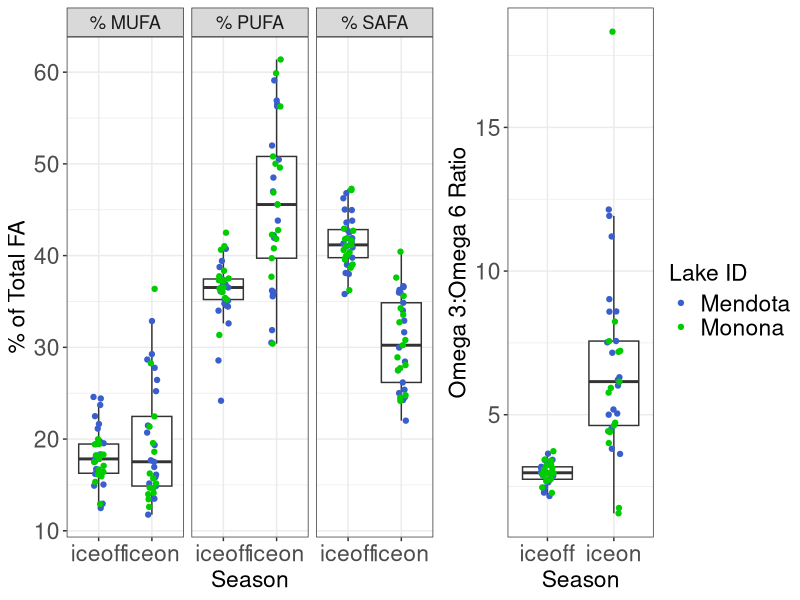
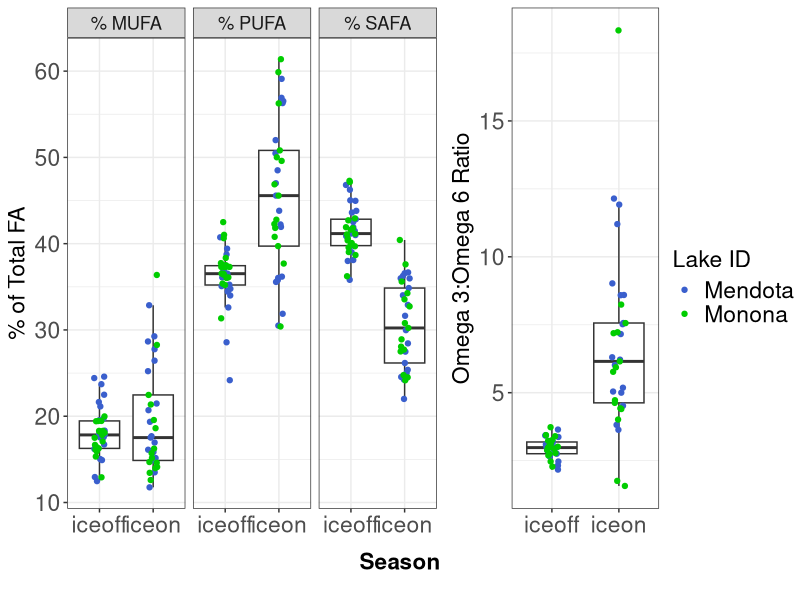

The R source for these figures, in order: (Note: this script raises an error after producing the figures.)
# ============================================================== #
## ========================= OVERVIEW ========================= ##
# ============================================================== #

# Looking at iceon/iceoff community FA profiles
# Only using Lakes Mendota and Monona from LTER,
# as they have equivalent iceon/iceoff paired data
# Using AG PLoS paper FA dataset, with some aggregation/crosswalking
# to match LTER data.

# ============================================================== #
## =================== DATA WRANGLING STEPS =================== ##
# ============================================================== #

# 1) LTER data - read in, format dates, keep only ME/MO
# 2) read in iceon/iceoff data (ecology letters paper)
# 3) tag LTER data with season, keep only iceon/iceoff
# 4) aggregate LTER samples to month (mean taxa biomass by lake/year/month)
# 5) identify genera <5% of any sample - remove these genera
# 6) calculate dry weight (20% of wet weight)
# 7) read in FA PLoS data - keep freshwater, proportion data
# --> 7.5) fix FA/LTER group/division matches (see crosswalk.xlsx)
# 8) aggregate FA to genus and division level profiles
# 9) aggregate biomass to genus level
# 10) tag LTER data with whether has matching division/Group or genus in FA data
# 11) merge LTER with FA data (genus, division, NA matches)
# 12) weight FA data by biomass dry weight / total biomass 
#     (genus-level FA, independent of biomass)
# 13) aggregated weighted to community level 
# 14) plotted MUFA/PUFA/SAFA by Lake & Season; plotted Omega3:6 by Lake & Season
# 15) read in FA Secchi data and plot PUFA/SAFA ~ Secchi



# ============================================================== #
## ====================== SCRIPT BEGINS ======================= ##
# ============================================================== #

#load packages
library(dplyr)
library(reshape2)
library(tidyr)
library(lubridate)
library(vegan)
library(RColorBrewer)
library(ggplot2)
library(ggpubr)
library(grid)
library(gridExtra)


# read in LTER phyto data -------------------------------------------------


#read in, format dates so can stack ok 

madison <- read.csv("../Data/ntl88_v7.csv", stringsAsFactors = FALSE) %>%
  mutate(date = as.Date(sampledate, format = "%m/%d/%Y")) %>%
  select(-sampledate)

#only madison lakes have matching iceon/iceoff data
lter_lakes <- madison %>%
  filter(lakeid %in% c("MO", "ME"))

#keep only necessary files
lter_lakes <- lter_lakes %>%
  mutate(month = month(date),
         year = year(date)) %>%
  select(lakeid, year, month, date, sta, depth_range,
         division, genus, taxa_name, biomass_conc)

# NOTE, from LTER:
# "Biovolume concentrations are then computed by mulitplying the average cell
# biovolume by the cell densities in the water sample. Note that one million
# cubicMicrometers of biovolume PerMilliliter of water are equal to a biovolume
# concentration of one cubicMillimeterPerMilliliter. Assuming a cell density
# equal to water, a cubicMillimeterPerMilliliter of biovolume converts to a
# biomass concentration of one milligramPerLiter."
# https://lter.limnology.wisc.edu/dataset/north-temperate-lakes-lter-phytoplankton-madison-lakes-area-1995-current

# SP: When we assume density of 1g/mL for phyto cells then we get units of mg/L
# according to the LTER metadata. Then multiplying by (0.2 mg dry)/(1 mg wet) we
# end up with mg/L dry weight.


# read in under ice data, for ice on/off timing ---------------------------

seasons_orig <- read.csv("../Data/under_ice_data.csv", stringsAsFactors = FALSE)

#keep only wisconsin, cols of interest, make start and end full dates
seasons_wisc <- seasons_orig %>%
  filter(lakeregloc == "Wisconsin") %>%
  select(year, season, lakename, lakeregloc,
         startday, startmonth, startyear,
         endday, endmonth, endyear) %>% #,
  #iceduration, periodn, photicdepth,
  #icedepth, snowdepth, airtemp) %>%
  mutate(startmonum = match(startmonth, month.abb),
         endmonum = match(endmonth, month.abb)) %>%
  mutate(startdate = paste(startyear, startmonum, startday, sep = "-"),
         enddate = paste(endyear, endmonum, endday, sep = "-"))

#unique(seasons_wisc$lakename)
#unique(lter_lakes$lakeid) %>% sort()

#make lakeid to match
seasons_lakes <- seasons_wisc %>%
  mutate(lakeid = ifelse(lakename == "Lake Mendota", "ME", NA),
         lakeid = ifelse(lakename == "Lake Monona", "MO", lakeid)) %>%
  select(season, lakeid, year, startdate, enddate) %>%
  filter(lakeid %in% c("ME", "MO"))

# Note: we are losing the 2014/2015/2016 data by using this to subset
# we may want to go back to raw LTER ice data to get 2014/2015/2016 iceon/iceoff dates



# LTER ice duration data (for seasons) ------------------------------------


#this gets the ice, but we don't have the summer stratified period
#(which is problematic...)

#read in LTER ice duration data
duration <- read.csv("../Data/ntl33_v4.csv", stringsAsFactors = FALSE)

#look like what we need
head(duration)

#keep only relevant info
duration_relevant <- duration %>%
  #only interested in Mendota, Monona
  filter(lakeid %in% c("ME", "MO")) %>%
  #can narrow down year range
  filter(year4 >= 1990)

#not sure what to do about this



# tag data with season ----------------------------------------------------


lter_dates_only <- lter_lakes %>%
  select(lakeid, year, date) %>%
  unique() %>%
  rename(sample_year = year) %>%
  arrange(lakeid, sample_year)

#make seasons wide format to can have column "start", "sample", and "end" dates
seasons_lakes_wide <- seasons_lakes %>%
  melt(id.vars = c("lakeid", "year", "season"),
       variable.name = "category", value.name = "date") %>%
  mutate(seasons_category = paste(season, category, sep = "_")) %>%
  select(-season, -category) %>%
  dcast(lakeid + year ~ seasons_category, value.var = "date") %>%
  rename(winter_yr = year) %>%
  select(lakeid, winter_yr, iceon_startdate, iceon_enddate, iceoff_startdate, iceoff_enddate)

#we're only interested in iceon/iceoff
#(looking at ice vs stratified patterns in FA)

lter_seasons_pre <- merge(lter_dates_only, seasons_lakes_wide,
                      by = c("lakeid"), all.x = TRUE) %>%
  #tag seasons with iceon/iceoff (NA if not fall within start/end dates)
  mutate(season = ifelse(date >= iceon_startdate & date <= iceon_enddate, "iceon", NA),
         season = ifelse(date >= iceoff_startdate & date <= iceoff_enddate, "iceoff", season)) %>%
  #keep only samples that fall within iceon or iceoff
  filter(!is.na(season))

#merge back to full lter data
lter_seasons <- lter_seasons_pre %>%
  #group things by *winter* year
  select(lakeid, date, winter_yr, season) %>%
  merge(lter_lakes, by = c("lakeid", "date")) %>%
  select(-year)




# aggregate samples to month ----------------------------------------------


#aggregate to month within *winter* year and lake (ignore station and depth for now)
#since ignoring "other" seasons, shouldn't have issue of sample dates across seasons

#using mean since some dates have multiple samples per month, while others have one or none
#using averages to account for multiple within-month samples, make comparable

lter_month <- lter_seasons %>%
  #monthly taxa mean biomass (across stations and depth)
  group_by(lakeid, winter_yr, season, month, division, genus, taxa_name) %>%
  summarize(biomass_ww_m = mean(biomass_conc, na.rm = TRUE)) %>%
  as.data.frame()

#check out number of years
# lter_month %>% 
#   select(lakeid, winter_yr, season) %>% 
#   group_by(lakeid, season) %>% 
#   summarize(n = n_distinct(winter_yr))



# identify <5% of samples -------------------------------------------------


#identify contributors (genus-level) <5% of any sample any date (within lake)
#use wet weight (shouldn't matter)

#find contributions to biomass, in terms of %
lter_contribs <- lter_month %>%
  #for each lake/year/month, find total biomass
  group_by(lakeid, winter_yr, month) %>%
  mutate(total_bm = sum(biomass_ww_m)) %>%
  ungroup() %>%
  #for lake/date, find genus biomass
  group_by(lakeid, winter_yr, month, genus) %>%
  mutate(genus_bm = sum(biomass_ww_m)) %>%
  as.data.frame() %>%
  select(-taxa_name, -biomass_ww_m) %>%
  #find percent genus biomass of total biomass
  mutate(perc_genus_bm = genus_bm / total_bm * 100) %>%
  ungroup()

#find genera that are ever over 5% of a sample BY LAKE
lter_high_contrib <- lter_contribs %>%
  filter(perc_genus_bm >= 0.05)

lter_high_contrib_genera <- lter_high_contrib %>%
  select(lakeid, genus) %>%
  unique() %>%
  arrange(lakeid, genus) %>%
  mutate(high_p = "present")

#find genera that are NOT ever over 5% of a sample
lter_low_contrib <- lter_contribs %>%
  filter(perc_genus_bm < 0.05)

lter_low_contrib_genera <- lter_low_contrib %>%
  select(lakeid, genus) %>%
  unique() %>%
  arrange(lakeid, genus) %>%
  mutate(low_p = "present")

#merge, keep ones that are present in low and not in high
#(i.e., those that are never >=5% of a sample)
lter_remove_5 <- merge(lter_high_contrib_genera, lter_low_contrib_genera,
                       by = c("lakeid", "genus"), all = TRUE) %>%
  #these are ones that are never >=5% of a lake sample
  filter(low_p == "present" & is.na(high_p))



# LTER after removals of low contributors ---------------------------------


#by lake/date - total genus biomass AFTER remove low contribs
lter_after_remove <- lter_month %>%
  #remove low contributors by lake and genus
  filter( !( (lakeid %in% lter_remove_5$lakeid) & (genus %in% lter_remove_5$genus) ) )

#add a dry weight biomass column
lter_use <- lter_after_remove %>%
  mutate(biomass_dw = 0.20 * biomass_ww_m)



# read in fatty acid profiles ---------------------------------------------


# read in PLoS fatty acid dataset
fa <- read.csv("../Data/PLoS_supp/S1_Dataset.csv", stringsAsFactors = FALSE)

#only want freshwater
#fa %>% group_by(Salinity) %>% summarize(n = length(Salinity))
fa_fresh <- filter(fa, Salinity == 0)

#want only proportion data
fa_fresh_prop <- filter(fa_fresh, Data == "prop")

#for now, we don't care about the experimental info
fa_fresh_prop_small <- fa_fresh_prop %>%
  select(Group, Class, Order, Genus, species,
         sumSAFA, sumMUFA, sumPUFA,
         c18.2w6, c18.3w6, c18.3w3,
         c18.4w3, c18.5w3,
         c20.4w6, c20.5w3, c22.6w3)



# fix FA/LTER group/division matches --------------------------------------


#existing matches: Chlorophyta, Cryptophyta, Rhodophyta

#make match at group/division level:
#   Cyanobacteria (FA) = Cyanophyta (LTER)
#   Dinophyta (FA) = Pyrrhophyta (LTER)
#   Euglenozoa (FA) = Euglenophyta (LTER)

#match division to non-group
#   Chrysophyta (LTER) = class Chrysophyceae (FA)
#   Xanthophyta (LTER) = class Xanthophyceae (FA)
#   Haptophyta (LTER) = genus Chromulina (FA)
#   Bacillariophyta (LTER) = average of classes
#                 Bacillariophyceae, Fragilariophyceae, Coscinodiscophyceae (FA)
#       [Bacillariophyta is multiple classes - for these 3 classes, find average FA profile]

fa_fix <- fa_fresh_prop_small %>%
  #first, match at group level
  mutate(GroupDiv = ifelse(Group == "Cyanobacteria", "Cyanophyta", Group),
         GroupDiv = ifelse(Group == "Dinophyta", "Pyrrhophyta", GroupDiv),
         GroupDiv = ifelse(Group == "Euglenozoa", "Euglenophyta", GroupDiv),
         #match at single class level
         GroupDiv = ifelse(Class == "Chrysophyceae", "Chrysophyta", GroupDiv),
         GroupDiv = ifelse(Class == "Xanthophyceae", "Xanthophyta", GroupDiv),
         #match at genus level
         GroupDiv = ifelse(Genus == "Chromulina", "Haptophyta", GroupDiv),
         #Bacillariophyta is multiple classes
         GroupDiv = ifelse(Class %in% c("Bacillariophyceae",
                                        "Fragilariophyceae",
                                        "Coscinodiscophyceae"),
                           "Bacillariophyta", GroupDiv))

# fa_fix %>% select(Group, GroupDiv) %>% unique()
# fa_fix %>% filter(GroupDiv %in% c("Bacillariophyta", "Xanthophyta")) %>% select(Group, Class, GroupDiv) %>% unique()
# fa_fix %>% filter(GroupDiv == "Haptophyta") %>% select(Group, Class, Genus, GroupDiv) %>% unique()
# #yes, works as it should




# tag LTER data with whether matching genus/division in FA data -----------


lter_fa_tag <- lter_use %>%
  #tag at which level it matches
  #not that groupdiv level is a combination of groups/classes/genus
  mutate(cat = ifelse(division %in% fa_fix$GroupDiv, "groupdiv", NA)) %>%
  mutate(cat = ifelse(genus %in% fa_fix$Genus, "genus", cat))

tags <- lter_fa_tag %>% select(division, genus, cat) %>% unique()

# unique(fa_fix$GroupDiv) %>% sort()
# unique(lter_use$division) %>% sort()




# find FA genus and division-level profiles -------------------------------


#within genus, what's the average FA profile
fa_genus <- fa_fix %>%
  group_by(GroupDiv, Genus) %>%
  summarize(gen_avg_sumSAFA = mean(sumSAFA),
            gen_avg_sumMUFA = mean(sumMUFA),
            gen_avg_sumPUFA = mean(sumPUFA),
            gen_avg_c18.2w6 = mean(c18.2w6),
            gen_avg_c18.3w6 = mean(c18.3w6),
            gen_avg_c18.3w3 = mean(c18.3w3),
            gen_avg_c18.4w3 = mean(c18.4w3),
            gen_avg_c18.5w3 = mean(c18.5w3),
            gen_avg_c20.4w6 = mean(c20.4w6),
            gen_avg_c20.5w3 = mean(c20.5w3),
            gen_avg_c22.6w3 = mean(c22.6w3)) %>%
  as.data.frame()

#within group/div (FA/LTER fixed croswalk), what's the average FA profile
fa_groupdiv <- fa_fix %>%
  group_by(GroupDiv) %>%
  summarize(grpdiv_avg_sumSAFA = mean(sumSAFA),
            grpdiv_avg_sumMUFA = mean(sumMUFA),
            grpdiv_avg_sumPUFA = mean(sumPUFA),
            grpdiv_avg_c18.2w6 = mean(c18.2w6),
            grpdiv_avg_c18.3w6 = mean(c18.3w6),
            grpdiv_avg_c18.3w3 = mean(c18.3w3),
            grpdiv_avg_c18.4w3 = mean(c18.4w3),
            grpdiv_avg_c18.5w3 = mean(c18.5w3),
            grpdiv_avg_c20.4w6 = mean(c20.4w6),
            grpdiv_avg_c20.5w3 = mean(c20.5w3),
            grpdiv_avg_c22.6w3 = mean(c22.6w3)) %>%
  as.data.frame()




# aggregate biomass to GENUS ----------------------------------------------

# when missing genus, stick with GENUS biomass but sub in DIVISION fatty acid profile

#aggregate biomass to genus
lter_level_bm <- lter_use %>%
  group_by(lakeid, winter_yr, season, month, division, genus) %>%
  summarize(bm_ww_g = sum(biomass_ww_m, na.rm = TRUE),
         bm_drw_g = sum(biomass_dw, na.rm = TRUE)) %>%
  as.data.frame()

#merge with tag info
lter_level_bm_tag <- merge(lter_level_bm, tags, by = c("division", "genus"), all = TRUE)

# lter_level_bm_tag %>%
#   select(division, genus, cat) %>%
#   unique() %>%
#   group_by(cat) %>%
#   summarize(n = length(cat)) %>%
#   as.data.frame()

#        cat  n
# 1    genus 35
# 2 groupdiv 95
# 3     <NA>  1




# merge with FA profiles --------------------------------------------------


# --> genus level FA - matches genus-level biomass
# merges GENUS level biomass with GENUS level FA profiles
tags_fa_genus <- lter_level_bm_tag %>%
  #only looking at genus-level matches
  filter(cat == "genus") %>%
  #rename for downstream stacking
  rename(biomass_wet_weight = bm_ww_g,
         biomass_dry_weight = bm_drw_g) %>%
  #merge with FA genus level data
  merge(fa_genus,
        by.x = "genus", by.y = "Genus",
        all.x = TRUE) %>%
  #organize columns
  select(GroupDiv, genus, cat, lakeid, winter_yr, month, season,
         biomass_wet_weight, biomass_dry_weight,
         gen_avg_sumSAFA,
         gen_avg_sumMUFA,
         gen_avg_sumPUFA,
         gen_avg_c18.2w6,
         gen_avg_c18.3w6,
         gen_avg_c18.3w3,
         gen_avg_c18.4w3,
         gen_avg_c18.5w3,
         gen_avg_c20.4w6,
         gen_avg_c20.5w3,
         gen_avg_c22.6w3)

#remove labels in headers
names(tags_fa_genus) <- gsub("gen_avg_", "", names(tags_fa_genus))

# --> division level FA - matches division level biomass
# merges GENUS level biomass with DIVISION level FA profiles
# (missing genera in FA get division level FA)
tags_fa_groupdiv <- lter_level_bm_tag %>%
  #keep only those matching at groupdiv level
  filter(cat == "groupdiv") %>%
  #rename for downstream stacking
  rename(biomass_wet_weight = bm_ww_g,
         biomass_dry_weight = bm_drw_g) %>%
  #merge with FA division/group level data
  #merge with FA genus level data
  merge(fa_groupdiv,
        by.x = "division", by.y = "GroupDiv",
        all.x = TRUE) %>%
  rename(GroupDiv = division) %>%
  #organize columns
  select(GroupDiv, genus, cat, lakeid, winter_yr, month, season,
         biomass_wet_weight, biomass_dry_weight,
         grpdiv_avg_sumSAFA,
         grpdiv_avg_sumMUFA,
         grpdiv_avg_sumPUFA,
         grpdiv_avg_c18.2w6,
         grpdiv_avg_c18.3w6,
         grpdiv_avg_c18.3w3,
         grpdiv_avg_c18.4w3,
         grpdiv_avg_c18.5w3,
         grpdiv_avg_c20.4w6,
         grpdiv_avg_c20.5w3,
         grpdiv_avg_c22.6w3)

#remove labels in headers
names(tags_fa_groupdiv) <- gsub("grpdiv_avg_", "", names(tags_fa_groupdiv))

# --> does NOT have associated FA
#leaving biomass at genus level
tags_fa_NA <- lter_level_bm_tag %>%
  filter(is.na(cat)) %>%
  rename(biomass_wet_weight = bm_ww_g,
         biomass_dry_weight = bm_drw_g) %>%
  rename(GroupDiv = division) %>%
  select(GroupDiv, genus, cat, lakeid, winter_yr, month, season,
         biomass_wet_weight, biomass_dry_weight) %>%
  #add NA columns
  mutate(          sumSAFA = NA,
                   sumMUFA = NA,
                   sumPUFA = NA,
                   c18.2w6 = NA,
                   c18.3w6 = NA,
                   c18.3w3 = NA,
                   c18.4w3 = NA,
                   c18.5w3 = NA,
                   c20.4w6 = NA,
                   c20.5w3 = NA,
                   c22.6w3 = NA)

# --> merge together
full_dat <- rbind(tags_fa_genus, tags_fa_groupdiv, tags_fa_NA)




# weight FA profiles by biomass -------------------------------------------


# Data == "prop" is FA % of dry weight
# so it's a fatty acid proportion of dry weight (of genus or division, by cat)

# What we want is "what are the average proportions of SAFA, MUFA, PUFA
# present in the community, irrespective of total biomass?"
# (i.e. we know there is higher biomass in summer - the Circus Circus buffet)
# SH: pretty sure that what we want then is:(biomass_dry_weight * sumSAFA)/total dry weight

# MRB Note 8/30/18: Not sure that it's totally clear what's going on with 
# full_dat_weighted below...It seems to be making percentages (e.g. 47.3%) 
# as opposed to a proportion (e.g. 0.473). Just make sure that it's doing 
# what is expected/described.


full_dat_weighted <- full_dat %>%
  #find total dry weight biomass for each *sample point*
  group_by(lakeid, winter_yr, season, month) %>%
  mutate(sample_date_dry_weight_total = sum(biomass_dry_weight)) %>%
  ungroup() %>%
  #weight FA by biomass - per row (genus within sample date)
  #if FA is % dry weight, then FA * dry weight = biomass of that FA
  #here, sample_date_dry_weight_total is community-level biomass
  #FA props are genus-level
  mutate(sumSAFA_prop = (biomass_dry_weight * sumSAFA) / sample_date_dry_weight_total,
         sumMUFA_prop = (biomass_dry_weight * sumMUFA) / sample_date_dry_weight_total,
         sumPUFA_prop = (biomass_dry_weight * sumPUFA) / sample_date_dry_weight_total,
         c18.2w6_prop = (biomass_dry_weight * c18.2w6) / sample_date_dry_weight_total,
         c18.3w6_prop = (biomass_dry_weight * c18.3w6) / sample_date_dry_weight_total,
         c18.3w3_prop = (biomass_dry_weight * c18.3w3) / sample_date_dry_weight_total,
         c18.4w3_prop = (biomass_dry_weight * c18.4w3) / sample_date_dry_weight_total,
         c18.5w3_prop = (biomass_dry_weight * c18.5w3) / sample_date_dry_weight_total,
         c20.4w6_prop = (biomass_dry_weight * c20.4w6) / sample_date_dry_weight_total,
         c20.5w3_prop = (biomass_dry_weight * c20.5w3) / sample_date_dry_weight_total,
         c22.6w3_prop = (biomass_dry_weight * c22.6w3) / sample_date_dry_weight_total) %>%
  as.data.frame()

#filter(full_dat_weighted, lakeid == "MO" & winter_yr == 2002 & month == 8)

#keep only columns of interest
full_dat_weighted_small <- full_dat_weighted %>%
  select(GroupDiv, genus, cat, lakeid, winter_yr, month, season,
         sumSAFA_prop, sumMUFA_prop, sumPUFA_prop,
         c18.2w6_prop, c18.3w6_prop, c18.3w3_prop,
         c18.4w3_prop, c18.5w3_prop,
         c20.4w6_prop, c20.5w3_prop, c22.6w3_prop)

#write to csv
write.csv(full_dat_weighted_small, "../Data/LTER_madison_FA_weighted_groupdiv.csv", row.names = FALSE)

#this is basically saying:
#for each time point, a genus has some proportion FAs
#we want to aggregate to community, then to season

#ADD UP all MUFA/PUFA/SAFA within a community
#to get community-level amount
#I have proved to myself using pen, paper, and basic algebra that this will work

full_dat_weighted_date_FA <- full_dat_weighted_small %>%
  #get community-level FA props for each time point
  group_by(lakeid, winter_yr, month, season) %>%
  summarize(MUFA_perc = sum(sumMUFA_prop, na.rm = TRUE),
            PUFA_perc = sum(sumPUFA_prop, na.rm = TRUE),
            SAFA_perc = sum(sumSAFA_prop, na.rm = TRUE),
            c18.2w6_perc = sum(c18.2w6_prop, na.rm = TRUE),
            c18.3w6_perc = sum(c18.3w6_prop, na.rm = TRUE),
            c18.3w3_perc = sum(c18.3w3_prop, na.rm = TRUE),
            c18.4w3_perc = sum(c18.4w3_prop, na.rm = TRUE),
            c18.5w3_perc = sum(c18.5w3_prop, na.rm = TRUE),
            c20.4w6_perc = sum(c20.4w6_prop, na.rm = TRUE),
            c20.5w3_perc = sum(c20.5w3_prop, na.rm = TRUE),
            c22.6w3_perc = sum(c22.6w3_prop, na.rm = TRUE)) %>%
  as.data.frame()

# summary(full_dat_weighted_date_FA)

# #now aggregate to season - find average MUFA/PUFA/SAFA profile for each season (all years, boths lakes)
# full_dat_weighted_date_FA %>%
#   group_by(season) %>%
#   summarize(MUFA_perc_avg = mean(MUFA_perc),
#             PUFA_perc_avg = mean(PUFA_perc),
#             SAFA_perc_avg = mean(SAFA_perc)) %>%
#   as.data.frame()
# #doesn't quite add up to 100%, more like 95%, but not unexpected since on average

#aggregate to lake/month/year/season
full_dat_weighted_month_season_FA <- full_dat_weighted_date_FA %>%
  #aggregate across months within season, find average FAs
  group_by(lakeid, winter_yr, season, month) %>%
  summarize(MUFA_perc_avg = mean(MUFA_perc, na.rm = TRUE),
            PUFA_perc_avg = mean(PUFA_perc, na.rm = TRUE),
            SAFA_perc_avg = mean(SAFA_perc, na.rm = TRUE),
            c18.2w6_perc_avg = mean(c18.2w6_perc, na.rm = TRUE),
            c18.3w6_perc_avg = mean(c18.3w6_perc, na.rm = TRUE),
            c18.3w3_perc_avg = mean(c18.3w3_perc, na.rm = TRUE),
            c18.4w3_perc_avg = mean(c18.4w3_perc, na.rm = TRUE),
            c18.5w3_perc_avg = mean(c18.5w3_perc, na.rm = TRUE),
            c20.4w6_perc_avg = mean(c20.4w6_perc, na.rm = TRUE),
            c20.5w3_perc_avg = mean(c20.5w3_perc, na.rm = TRUE),
            c22.6w3_perc_avg = mean(c22.6w3_perc, na.rm = TRUE)) %>%
  as.data.frame()

#aggregate to lake/year/season
full_dat_weighted_yr_season_FA <- full_dat_weighted_date_FA %>%
  #aggregate across months within season, find average FAs
  group_by(lakeid, winter_yr, season) %>%
  summarize(MUFA_perc_avg = mean(MUFA_perc, na.rm = TRUE),
            PUFA_perc_avg = mean(PUFA_perc, na.rm = TRUE),
            SAFA_perc_avg = mean(SAFA_perc, na.rm = TRUE),
            c18.2w6_perc_avg = mean(c18.2w6_perc, na.rm = TRUE),
            c18.3w6_perc_avg = mean(c18.3w6_perc, na.rm = TRUE),
            c18.3w3_perc_avg = mean(c18.3w3_perc, na.rm = TRUE),
            c18.4w3_perc_avg = mean(c18.4w3_perc, na.rm = TRUE),
            c18.5w3_perc_avg = mean(c18.5w3_perc, na.rm = TRUE),
            c20.4w6_perc_avg = mean(c20.4w6_perc, na.rm = TRUE),
            c20.5w3_perc_avg = mean(c20.5w3_perc, na.rm = TRUE),
            c22.6w3_perc_avg = mean(c22.6w3_perc, na.rm = TRUE)) %>%
  as.data.frame()
#note: doesn't add up to quite 100% (working with averages)
#also, data only goes to 2013 (may need to adjust iceon/iceoff dates from raw LTER snow/ice data)

summary(full_dat_weighted_yr_season_FA)
#MUFA: 11-36
#PUFA: 24-61
#SAFA: 22-47

#write to csv
#write.csv(full_dat_weighted_yr_season_FA, "../Data/LTER_Madison_weighted_year_season_FA.csv", row.names = FALSE)




# ============================================================== #
# END OF DATA WRANGLING - ANALYSIS BEGINS ---------------------------------
# ============================================================== #


#Note ~ 150 lines of code removed starting here compared with version in LTER_FA_20180217.R

# LTER_Madison_weighted_year_season_FA<-read.csv("../Data/LTER_Madison_weighted_year_season_FA.csv") #this appears to be the same as full_dat_weighted_yr_season_FA


#MRB edits below:

View(full_dat_weighted_yr_season_FA)


#Figure 3 + 4 (combined):

full_dat_weighted_yr_season_FA_long <- melt(data = full_dat_weighted_yr_season_FA,
                                            measure.vars = c("MUFA_perc_avg",
                                                             "PUFA_perc_avg",
                                                             "SAFA_perc_avg"),
                                            id.vars = c("lakeid","season"))

full_dat_weighted_yr_season_FA_long$variable <- as.character(full_dat_weighted_yr_season_FA_long$variable)
full_dat_weighted_yr_season_FA_long$variable[which(full_dat_weighted_yr_season_FA_long$variable == "MUFA_perc_avg")] <- "% MUFA"
full_dat_weighted_yr_season_FA_long$variable[which(full_dat_weighted_yr_season_FA_long$variable == "PUFA_perc_avg")] <- "% PUFA"
full_dat_weighted_yr_season_FA_long$variable[which(full_dat_weighted_yr_season_FA_long$variable =="SAFA_perc_avg")] <- "% SAFA"

madison_FA <- ggplot(data = full_dat_weighted_yr_season_FA_long, aes(x = season, y = value)) +
  geom_boxplot(outlier.shape = "") +
  geom_jitter(aes(color = lakeid), width = 0.1, size = 1.5) +
  facet_wrap(~variable) +
  xlab("Season") + ylab("% of Total FA")  +
  scale_color_manual(name = "Lake ID", values = c("royalblue3", "green3"),
                     breaks = c("ME", "MO"), labels = c("Mendota", "Monona")) +
  theme_bw() +
  theme(axis.title.y = element_text(size = rel(1.5)),
        axis.text = element_text(size = rel(1.5)),
        axis.title.x = element_text(size = rel(1.5)),
        legend.text = element_text(size = rel(1.5)),
        legend.title = element_text(size = rel(1.5)),
        strip.text.x = element_text(size = rel(1.5)))


#png(filename = "../Figures/Madison_FA_plot.png",
#    width = 4, height = 2.5, units = "in", res = 500)
#madison_FA
#dev.off()


#Figure 4: 

#Taken from old version of script

omegas_chains <- full_dat_weighted_yr_season_FA %>%
  #total omega 3 prop of PUFAs
  mutate(total_omega3 = c18.3w3_perc_avg +
           c18.4w3_perc_avg +
           c18.5w3_perc_avg +
           c20.5w3_perc_avg +
           c22.6w3_perc_avg,
         #total omega 6 prop of PUFAs
         total_omega6 = c18.2w6_perc_avg +
           c18.3w6_perc_avg +
           c20.4w6_perc_avg,
         #total short chain PUFAs (<20 C)
         total_short_chain = c18.2w6_perc_avg +
           c18.3w6_perc_avg +
           c18.3w3_perc_avg +
           c18.4w3_perc_avg +
           c18.5w3_perc_avg,
         #total long chain PUFAs (AG defined as >= 20 C)
         total_long_chain = c20.4w6_perc_avg +
           c20.5w3_perc_avg +
           c22.6w3_perc_avg) %>%
  mutate(omega6_omega3_ratio = total_omega6 / total_omega3,
         #may want just long chain PUFA down the road (%)
         longchainPUFA = (total_long_chain * PUFA_perc_avg) / 100,
         #total long chain is % of PUFAs that are long chain
         #divide by PUFAs prop to get ratio with SAFA
         #(i.e., proportion of ALL FATTY ACIDS that are long chain PUFAs compared to SAFA prop)
         longchainPUFA_SAFA = longchainPUFA / SAFA_perc_avg,
         omega3_omega6_ratio = total_omega3 / total_omega6) #added by MRB on 6/4/18


madison_omega_ratio_plot_3.6 <- ggplot(omegas_chains, aes(season, omega3_omega6_ratio)) +
  geom_boxplot(outlier.shape = "") +
  geom_jitter(aes(color = lakeid), width = 0.1, size = 1.5) +
  ylab("Omega 3:Omega 6 Ratio") + xlab("Season") +
  scale_color_manual(name = "Lake ID", values = c("royalblue3", "green3"),
                     breaks = c("ME", "MO"), labels = c("Mendota", "Monona")) +
  theme_bw() +
  theme(axis.title.y = element_text(size = rel(1.5)),
        axis.text = element_text(size = rel(1.5)),
        axis.title.x = element_text(size = rel(1.5)),
        legend.text = element_text(size = rel(1.5)),
        legend.title = element_text(size = rel(1.5)))


#png(filename = "../Figures/madison_omega_ratio_plot_3v6.png", width = 3.75,
#    height = 4, units = "in", res = 500)
#madison_omega_ratio_plot_3.6
#dev.off()


# Combine plots 3 + 4:
# OPTION 1: Using ggarrange. Simple, but w/o shared x-axis.
png(filename = "../Figures/madison-fa-omegas-combined.png", width = 9,
        height = 3.75, units = "in", res = 500)
ggarrange(madison_FA, madison_omega_ratio_plot_3.6,
          ncol = 2, nrow = 1, common.legend = TRUE, legend = "right",
          widths = c(2,1))
dev.off()



# OPTION 2: Using gridExtra. More complex, but with shared x-axis.
#https://stackoverflow.com/questions/13649473/add-a-common-legend-for-combined-ggplots
p1 <- madison_FA + xlab(label = "")
p2 <- madison_omega_ratio_plot_3.6 + xlab(label = "")

#extract legend
#https://github.com/hadley/ggplot2/wiki/Share-a-legend-between-two-ggplot2-graphs
g_legend<-function(a.gplot){
  tmp <- ggplot_gtable(ggplot_build(a.gplot))
  leg <- which(sapply(tmp$grobs, function(x) x$name) == "guide-box")
  legend <- tmp$grobs[[leg]]
  return(legend)}

mylegend<-g_legend(p1)

png(filename = "../Figures/madison-fa-omegas-combined_sharedX.png", width = 9,
    height = 4, units = "in", res = 500)
grid.arrange(arrangeGrob(p1 + theme(legend.position="none"),
                               p2 + theme(legend.position="none"),
                               nrow=1, widths = c(2,1)),
                   mylegend, nrow=1, widths = c(5,1),
                   bottom = textGrob("Season", vjust = -1,
                                     gp = gpar(fontface = "bold", cex = 1.35)))
dev.off()

######################
# fa ~ secchi

fa_secchi <- read.csv("../Data/fa_secchi_data.csv", stringsAsFactors = FALSE)
fa_secchi$winter_yr2 <- substr(fa_secchi$winter_yr, 3, 4)
fa_secchi$winter_yr2[which(fa_secchi$season == "iceoff")] <- ""
fa_secchi$fill <- "Y"
fa_secchi$fill[which(fa_secchi$season == "iceoff")] <- "N"

fa_secchi$omega3<-fa_secchi$c18.3w3_perc_avg + fa_secchi$c18.4w3_perc_avg +
  fa_secchi$c18.5w3_perc_avg + fa_secchi$c20.5w3_perc_avg +
  fa_secchi$c22.6w3_perc_avg

fa_secchi$omega6 = fa_secchi$c18.2w6_perc_avg + fa_secchi$c18.3w6_perc_avg + 
  fa_secchi$c20.4w6_perc_avg
fa_secchi$omega6omega3ratio<-fa_secchi$omega6/fa_secchi$omega3
fa_secchi$omega3omega6ratio<-fa_secchi$omega3/fa_secchi$omega6



#fa_secchi$shape<-24
#fa_secchi$shape[which(fa_secchi$season=="iceoff")]<-20

#seasonal patterns

#PUFA/SAFA vs SECCHI
pufasafa_secchi_MEMO_oneseason_onevalue<-ggplot(fa_secchi, aes(x = mean_secnview, y = (PUFA_perc_avg / SAFA_perc_avg))) +
  geom_point(size=3, aes(shape = season , colour = lakeid)) +
  ylab("PUFA/SAFA ratio") +
  xlab("Secchi Depth (m)") +
  scale_shape_manual(name = "Season", values = c(0, 16)) +
  scale_color_manual(name = "Lake ID", values = c("royalblue3", "green3")) +
  theme_bw()

pufa_secchi_MEMO_oneseason_onevalue<-ggplot(fa_secchi, aes(x = mean_secnview, y = (PUFA_perc_avg))) +
  geom_point(size=3, aes(shape = season , colour = lakeid)) +
  ylab("PUFA (% of total FA)") +
  xlab("Secchi Depth (m)") +
  scale_shape_manual(name = "Season", values = c(0, 16)) +
  scale_color_manual(name = "Lake ID", values = c("royalblue3", "green3")) +
  theme_bw()

omega63ratio_secchi_MEMO_oneseason_onevalue<-ggplot(fa_secchi, aes(x = mean_secnview, y = (omega6omega3ratio))) +
  geom_point(size=3, aes(shape = season , colour = lakeid)) +
  ylab("omega 6:3 ratio") +
  xlab("Secchi Depth (m)") +
  scale_shape_manual(name = "Season", values = c(0, 16)) +
  scale_color_manual(name = "Lake ID", values = c("royalblue3", "green3")) +
  theme_bw()

omega36ratio_secchi_MEMO_oneseason_onevalue<-ggplot(fa_secchi, aes(x = mean_secnview, y = (omega3omega6ratio))) +
  geom_point(size=3, aes(shape = season , colour = lakeid)) +
  ylab("omega 3:6 ratio") +
  xlab("Secchi Depth (m)") +
  scale_shape_manual(name = "Season", values = c(0, 16)) +
  scale_color_manual(name = "Lake ID", values = c("royalblue3", "green3")) +
  theme_bw()

png(filename = "../Figures/pufa_secchi_MEMO_oneseason_onevalue.png",
    width = 4, height = 3, units = "in", res = 500)
pufa_secchi_MEMO_oneseason_onevalue
dev.off()

png(filename = "../Figures/pufasafa_secchi_MEMO_oneseason_onevalue.png",
    width = 4, height = 3, units = "in", res = 500)
pufasafa_secchi_MEMO_oneseason_onevalue
dev.off()

png(filename = "../Figures/omega6_omega3_ratio_MEMO_oneseason_onevalue.png",
    width = 4, height = 3, units = "in", res = 500)
omega63ratio_secchi_MEMO_oneseason_onevalue
dev.off()

png(filename = "../Figures/omega3_omega6_ratio_MEMO_oneseason_onevalue.png",
    width = 4, height = 3, units = "in", res = 500)
omega36ratio_secchi_MEMO_oneseason_onevalue
dev.off()


#EPA:ALA VS SECCHI - MM suggested but then said not to use, retaining for now
#fasecchi_MEMO_oneseason_onevalue_20p5_18p3<-ggplot(fa_secchi, aes(x=mean_secnview, y=(c20.5w3_perc_avg/(c18.3w3_perc_avg)))) +
#  geom_point(size=3, aes(shape = season , colour= lakeid)) +
#  ylab("EPA/ALA Ratio") +
#  xlab("Secchi Depth (m)") +
#  scale_shape_manual(name = "Season", values=c(0,16)) +
#  scale_color_manual(name = "Lake ID", values = c("royalblue3","green3")) +
#  theme_bw()

#png(filename = "../Figures/fasecchi_MEMO_oneseason_onevalue_EPA-ALA.png",width = 4, height = 3, units = "in", res = 500)
#fasecchi_MEMO_oneseason_onevalue_20p5_18p3
#dev.off()

#EPA:SDA VS SECCHI - MM suggested but then said not to use, retaining for now
#fasecchi_MEMO_oneseason_onevalue_20p5_18p4<-ggplot(fa_secchi, aes(x=mean_secnview, y=(c20.5w3_perc_avg/(c18.4w3_perc_avg)))) +
#  geom_point(size=3, aes(shape = season , colour= lakeid)) +
#  ylab("EPA/SDA Ratio") +
#  xlab("Secchi Depth (m)") +
#  scale_shape_manual(name = "Season", values=c(0,16)) +
#  scale_color_manual(name = "Lake ID", values = c("royalblue3","green3")) +
#  theme_bw()

#png(filename = "../Figures/fasecchi_MEMO_oneseason_onevalue_EPA-SDA.png",width = 4, height = 3, units = "in", res = 500)
#fasecchi_MEMO_oneseason_onevalue_20p5_18p4
#dev.off()
